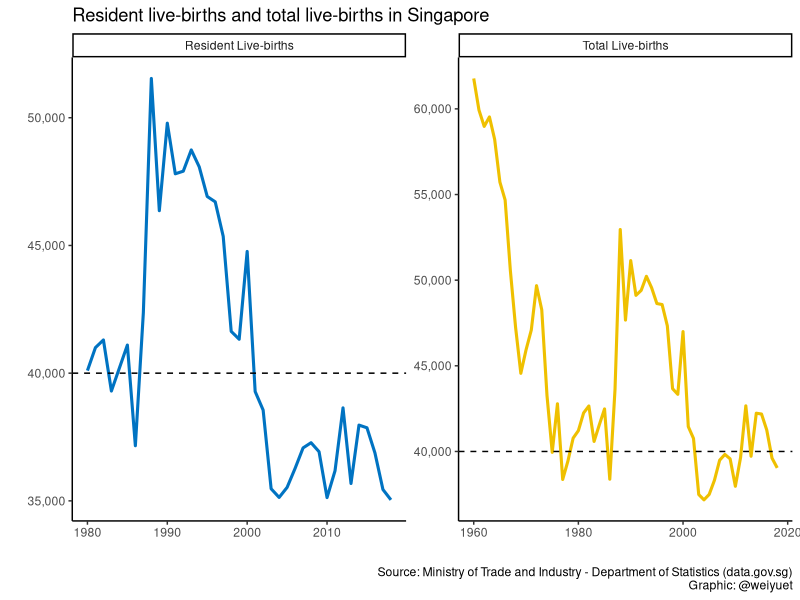
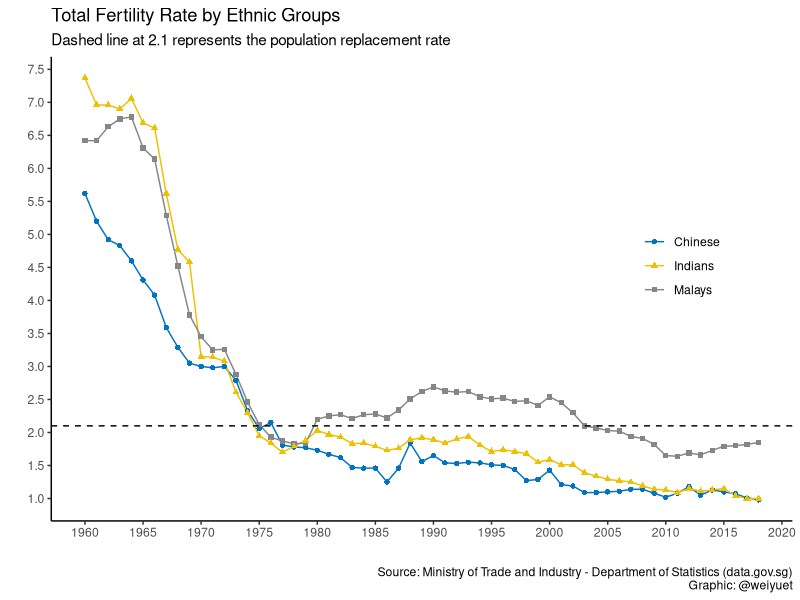
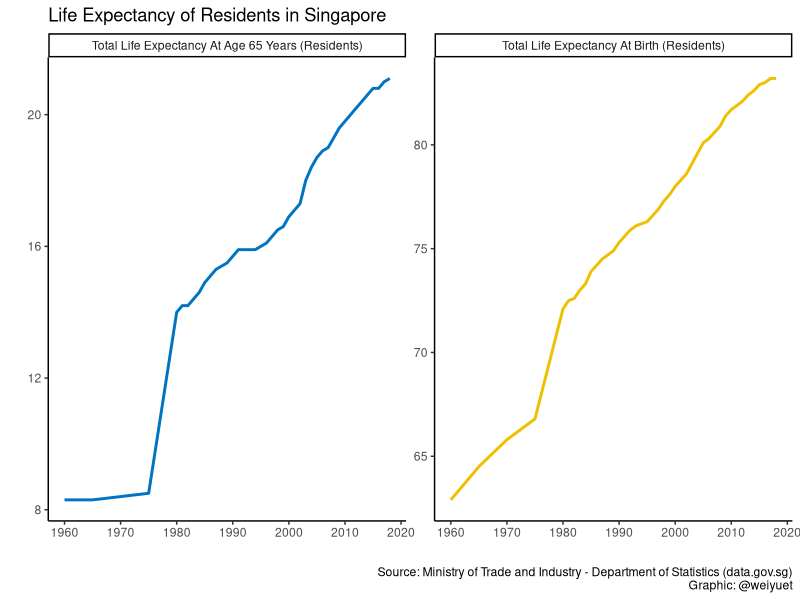
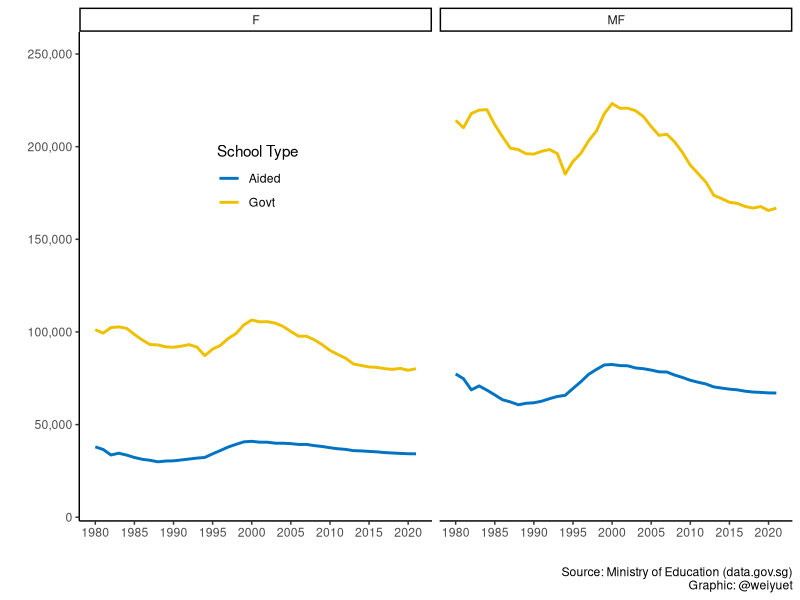
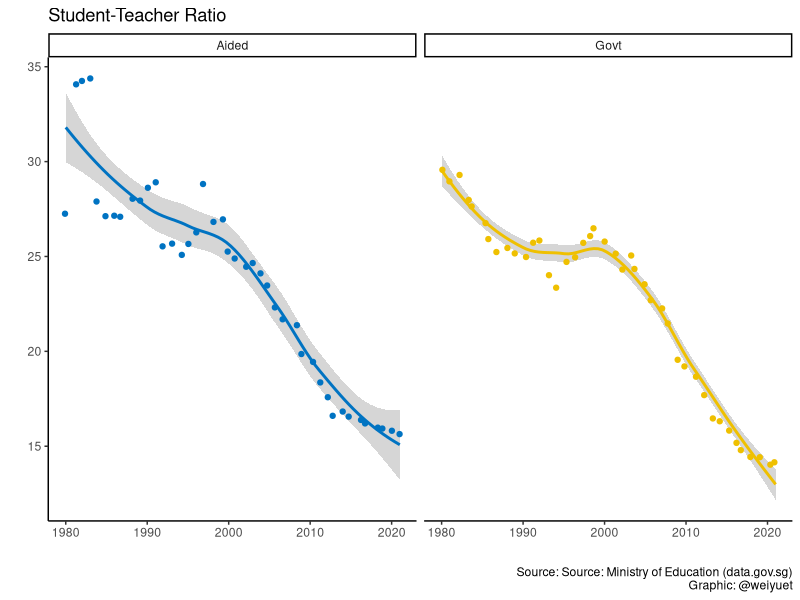
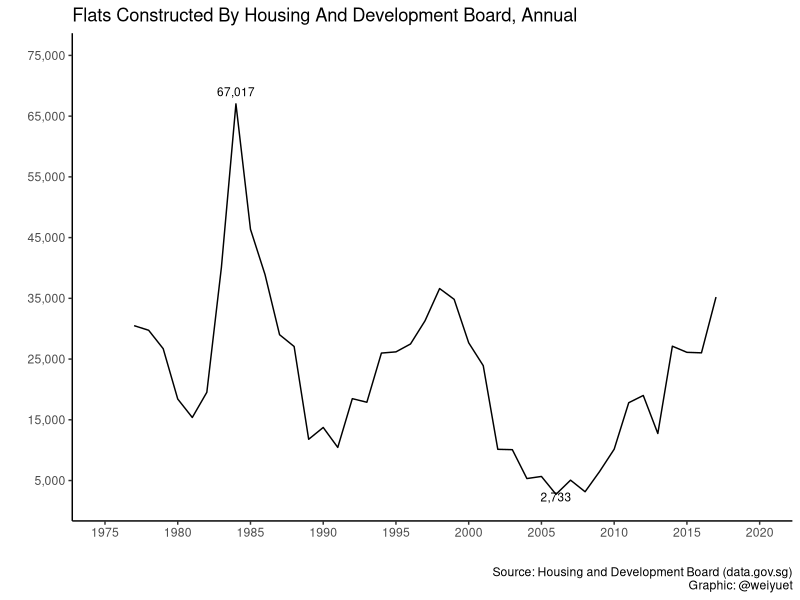

These charts were generated, in order, by the following R code:
## ---- chunk 1
knitr::opts_chunk$set(echo = TRUE)

#Libraries
library(tidyverse)
library(scales)
library(ggsci)
## ---- chunk 2
# Load data
live_births <- read_csv("data/births-and-fertility-annual/live-births.csv")

# Data wrangling
live_births$value <- as.double(as.character(live_births$value))

#Plot live births
live_births %>% 
  drop_na() %>% 
  ggplot(aes(x = year, y = value, colour = level_1)) +
  geom_line(size = 1.05) +
  geom_hline(yintercept = 40000, linetype = 2, size = 0.5) +
  facet_wrap(~level_1, scales = "free") +
  scale_y_continuous(labels = label_number(big.mark = ",")) +
  theme_classic() +
  theme(legend.position = "none") +
  scale_colour_jco() +
  labs(x = "", y = "",
       title = "Resident live-births and total live-births in Singapore",
       caption = "Source: Ministry of Trade and Industry - Department of Statistics (data.gov.sg)\nGraphic: @weiyuet")
## ---- chunk 3
# Load data
total_fertility_rate_by_ethnic_group <- read_csv("data/births-and-fertility-annual/total-fertility-rate-by-ethnic-group.csv")

# Plot fertility rate by ethnic groups
total_fertility_rate_by_ethnic_group %>% 
  ggplot(aes(x = year, y = value, colour = level_2)) +
  geom_line() +
  geom_point(aes(shape = level_2)) +
  geom_hline(yintercept = 2.1, linetype = 2, size = 0.5) +
  theme_classic() +
  theme(legend.title = element_blank(),
        legend.position = c(0.85, 0.55)) +
  scale_x_continuous(breaks = seq(1960, 2020, 5)) +
  scale_y_continuous(breaks = seq(0, 8, 0.5), labels = label_number(decimal.mark = '.', accuracy = 0.1)) +
  scale_colour_jco() +
  labs(x = "", y ="",
       title = "Total Fertility Rate by Ethnic Groups",
       subtitle = "Dashed line at 2.1 represents the population replacement rate",
       caption = "Source: Ministry of Trade and Industry - Department of Statistics (data.gov.sg)\nGraphic: @weiyuet")
## ---- chunk 4
# Load data
life_expectancy <- read_csv('data/life-expectancy-by-sex-annual/life-expectancy-at-birth-and-age-65-years.csv')

# Plot data
life_expectancy %>% 
  ggplot(aes(x = year, y = value, colour = level_1)) +
  geom_line(size = 1) +
  facet_wrap(~level_1, scales = 'free_y') +
  scale_x_continuous(breaks = seq(1960, 2020, 10)) +
  scale_colour_jco() +
  theme_classic() +
  theme(legend.title = element_blank(),
        legend.position = 'none') +
  labs(x = '', y = '',
       title = 'Life Expectancy of Residents in Singapore',
       caption = 'Source: Ministry of Trade and Industry - Department of Statistics (data.gov.sg)\nGraphic: @weiyuet')
## ---- chunk 5
# Load data
students_and_teachers_primary_schools <- read_csv("data/students-and-teachers-in-schools/students-and-teachers-primary-schools.csv")

# Plot number of primary school students in government and aided schools
students_and_teachers_primary_schools %>% 
  ggplot(aes(x = year, y = students_pri,
             colour = school_type)) +
  geom_line(size = 1) +
  facet_wrap(~sex) +
  theme_classic() +
  theme(legend.position = c(0.25, 0.7)) +
  scale_colour_jco() +
  scale_x_continuous(breaks = seq(1980, 2020, 5)) +
  scale_y_continuous(labels = label_number(big.mark = ","), 
                     limits = c(10000, 250000)) +
  labs(x = "", y = "",
       colour = "School Type",
       caption = "Source: Ministry of Education (data.gov.sg)\nGraphic: @weiyuet")
## ---- chunk 6
# Wrangle data
# Calculate student-teacher ratio
students_and_teachers_primary_schools <- students_and_teachers_primary_schools %>% 
  mutate(student_teacher_ratio = students_pri/teachers_pri)

students_and_teachers_primary_schools %>% 
  filter(sex == "MF") %>%
  ggplot(aes( x = year, y = student_teacher_ratio, colour = school_type)) +
  geom_smooth() +
  geom_jitter() +
  facet_wrap(~school_type) +
  theme_classic() +
  theme(legend.position = "none") +
  scale_colour_jco() +
  labs(x = "", y = "",
       title = "Student-Teacher Ratio",
       caption = "Source: Source: Ministry of Education (data.gov.sg)\nGraphic: @weiyuet")
## ---- chunk 7
# Load data
flats_constructed <- read_csv("data/flats-constructed/flats-constructed-by-housing-and-development-board-annual.csv")

# Plot number of flats constructed
flats_constructed %>% 
  ggplot(aes(x = year, y = flats_constructed)) +
  geom_line() +
  scale_x_continuous(limits = c(1975, 2020),
                     breaks = seq(1975, 2020, 5)) +
  scale_y_continuous(limits = c(2000, 75000),
                     breaks = seq(5000, 75000, 10000),
                     labels = label_number(big.mark = ",")) +
  annotate("text", x = 1984, y = 69000, label = "67,017", size = 3) + #peak
  annotate("text", x = 2006, y = 2300, label = "2,733", size = 3) + #trough
  theme_classic() +
  labs(x = "", y = "",
       title = "Flats Constructed By Housing And Development Board, Annual",
       caption = "Source: Housing and Development Board (data.gov.sg)\nGraphic: @weiyuet")
